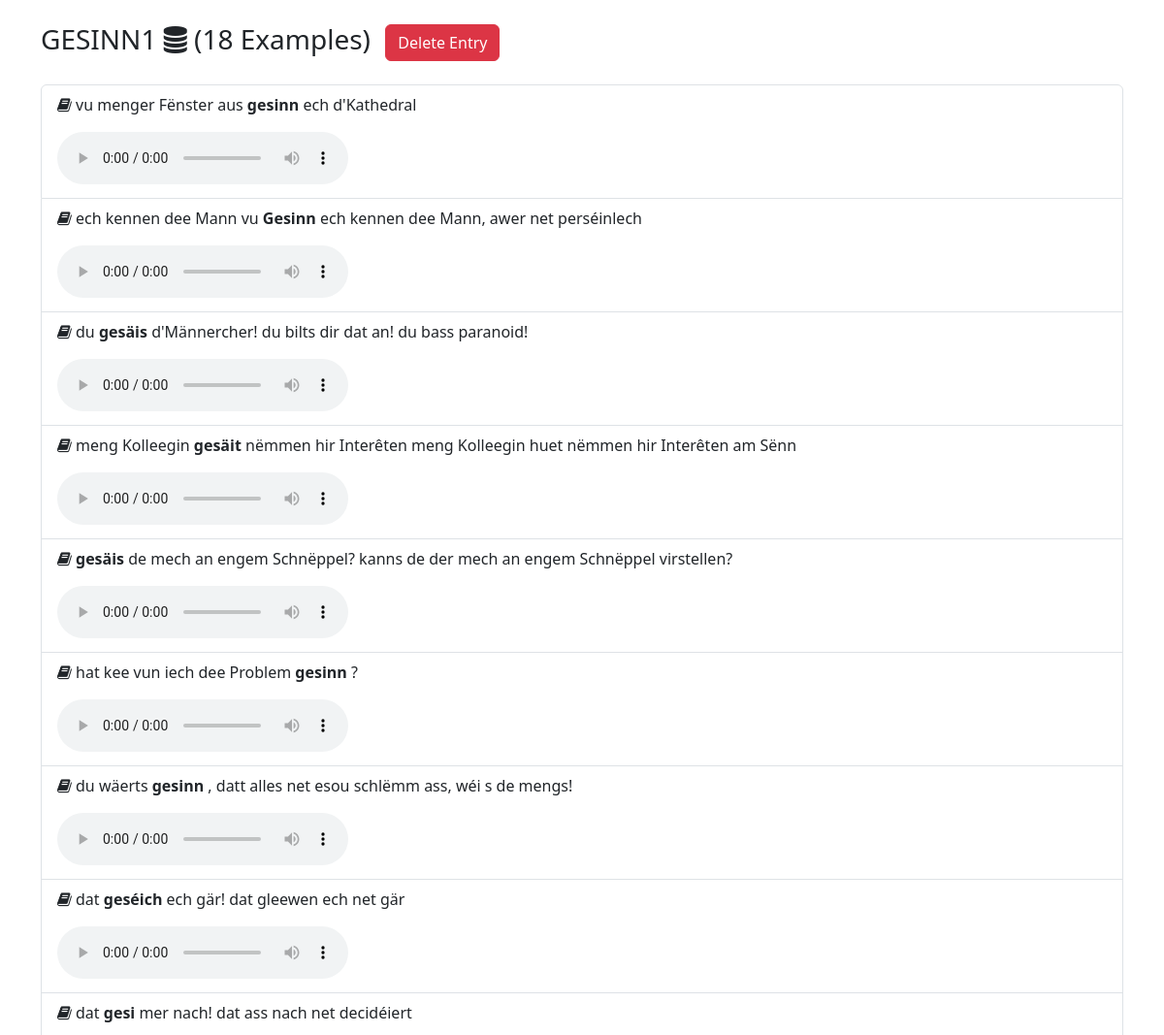
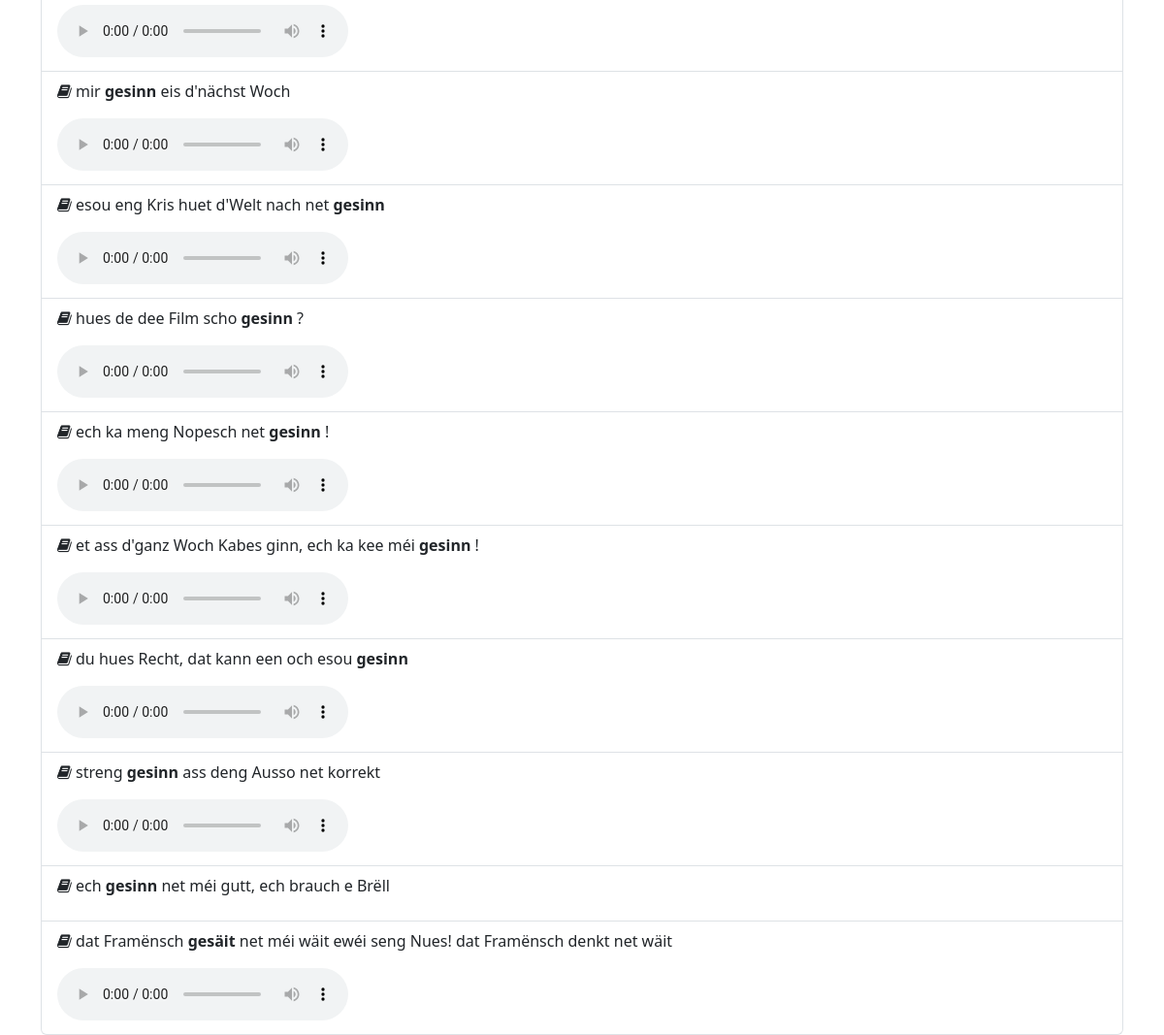
The app's page /display_examples?id=GESINN1 with its own data (2 pictures, top to bottom).
### models.py (models this page shows, shortened)
class Entry(db.Model):
    id = db.Column(db.Integer, primary_key=True)
    entry_id = db.Column(db.String, nullable=False)
    examples = db.relationship('Example', backref='entry', lazy=True)

class Example(db.Model):
    id = db.Column(db.Integer, primary_key=True)
    text = db.Column(db.String, nullable=False)
    mark = db.Column(db.Integer, nullable=True)
    end = db.Column(db.Integer, nullable=True)
    audio_file = db.Column(db.String, nullable=True)
    entry_id = db.Column(db.Integer, db.ForeignKey('entry.id'), nullable=False)

### app.py (the view, shortened to what this page needs)
@app.route('/display_examples', methods=['GET'])
def display_examples():
    entry_id = request.args.get('id')
    if entry_id:
        entry = Entry.query.filter_by(entry_id=entry_id).first()
        if entry:
            example_objects = entry.examples
            loaded_from_db = True
        return render_template('display_examples.html', entry_id=entry_id,
                               examples=example_objects, loaded_from_db=loaded_from_db)
    return jsonify({'message': 'ID parameter is required'}), 400

### templates/display_examples.html (shortened to what this page needs)
<!DOCTYPE html>
<html lang="en">
<head>
    <link href="https://cdn.jsdelivr.net/npm/bootstrap@5.3.3/dist/css/bootstrap.min.css" rel="stylesheet">
    <link href="https://cdnjs.cloudflare.com/ajax/libs/font-awesome/4.7.0/css/font-awesome.min.css" rel="stylesheet">
</head>
<body>
    <div class="container mt-4">
        <h3 class="mb-4">
            {{ entry_id }}
            {% if loaded_from_db %}
            <i class="fa fa-database"></i>
            ({{ examples|length }} Examples)
            <button class="btn btn-danger ms-2" onclick="deleteEntry()">Delete Entry</button>
            {% else %}
            <i class="fa fa-compass"></i>
            ({{ examples|length }} Examples)
            {% endif %}
        </h3>
        <div class="list-group">
            {% for example in examples %}
            <div class="list-group-item">
                <p>
                    <i class="fa fa-book"></i>
                    {% if example.mark is not none %}
                    {{ example.text[:example.mark] }}
                    <strong>{{ example.text[example.mark:example.end] }}</strong>
                    {{ example.text[example.end:] }}
                    {% else %}
                    {{ example.text }}
                    {% endif %}
                </p>
                {% if example.audio_file %}
                <audio controls>
                    <source src="{{ example.audio_file }}" type="audio/ogg">
                </audio>
                {% endif %}
            </div>
            {% endfor %}
        </div>
    </div>
</body>
</html>

### records on screen
Entry: entry "GESINN1"
Example: text+mark "vu menger Fënster aus", text+mark+end "gesinn", text+end "ech d'Kathedral"
Example: text+mark "ech kennen dee Mann vu", text+mark+end "Gesinn", text+end "ech kennen dee Mann, awer net perséinlech"
Example: text+mark "du", text+mark+end "gesäis", text+end "d'Männercher! du bilts dir dat an! du bass paranoid!"
Example: text+mark "meng Kolleegin", text+mark+end "gesäit", text+end "nëmmen hir Interêten meng Kolleegin huet nëmmen hir Interêten am Sënn"
Example: text+mark+end "gesäis", text+end "de mech an engem Schnëppel? kanns de der mech an engem Schnëppel virstellen?"
Example: text+mark "hat kee vun iech dee Problem", text+mark+end "gesinn", text+end "?"
Example: text+mark "du wäerts", text+mark+end "gesinn", text+end ", datt alles net esou schlëmm ass, wéi s de mengs!"
Example: text+mark "dat", text+mark+end "geséich", text+end "ech gär! dat gleewen ech net gär"
Example: text+mark "dat", text+mark+end "gesi", text+end "mer nach! dat ass nach net decidéiert"
Example: text+mark "mir", text+mark+end "gesinn", text+end "eis d'nächst Woch"
Example: text+mark "esou eng Kris huet d'Welt nach net", text+mark+end "gesinn"
Example: text+mark "hues de dee Film scho", text+mark+end "gesinn", text+end "?"
Example: text+mark "ech ka meng Nopesch net", text+mark+end "gesinn", text+end "!"
Example: text+mark "et ass d'ganz Woch Kabes ginn, ech ka kee méi", text+mark+end "gesinn", text+end "!"
Example: text+mark "du hues Recht, dat kann een och esou", text+mark+end "gesinn"
Example: text+mark "streng", text+mark+end "gesinn", text+end "ass deng Ausso net korrekt"
Example: text+mark "ech", text+mark+end "gesinn", text+end "net méi gutt, ech brauch e Brëll"
Example: text+mark "dat Framënsch", text+mark+end "gesäit", text+end "net méi wäit ewéi seng Nues! dat Framënsch denkt net wäit"

### other values on screen
{{ examples|length }} "18"
